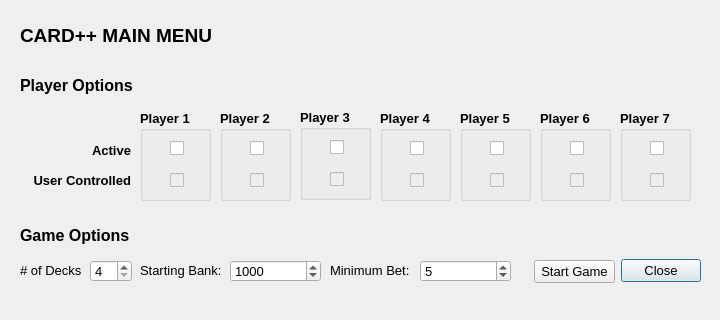
<?xml version="1.0" encoding="UTF-8"?>
<ui version="4.0">
 <class>mainMenu</class>
 <widget class="QDialog" name="mainMenu">
  <property name="geometry">
   <rect>
    <x>0</x>
    <y>0</y>
    <width>720</width>
    <height>320</height>
   </rect>
  </property>
  <property name="minimumSize">
   <size>
    <width>720</width>
    <height>320</height>
   </size>
  </property>
  <property name="maximumSize">
   <size>
    <width>720</width>
    <height>320</height>
   </size>
  </property>
  <property name="windowTitle">
   <string>Card++ Main Menu</string>
  </property>
  <widget class="QDialogButtonBox" name="buttonBox">
   <property name="geometry">
    <rect>
     <x>620</x>
     <y>250</y>
     <width>81</width>
     <height>41</height>
    </rect>
   </property>
   <property name="font">
    <font>
     <pointsize>10</pointsize>
    </font>
   </property>
   <property name="orientation">
    <enum>Qt::Horizontal</enum>
   </property>
   <property name="standardButtons">
    <set>QDialogButtonBox::Close</set>
   </property>
  </widget>
  <widget class="QLabel" name="mainMenuLabel">
   <property name="geometry">
    <rect>
     <x>20</x>
     <y>20</y>
     <width>261</width>
     <height>31</height>
    </rect>
   </property>
   <property name="font">
    <font>
     <pointsize>14</pointsize>
     <weight>75</weight>
     <bold>true</bold>
    </font>
   </property>
   <property name="text">
    <string>CARD++ MAIN MENU</string>
   </property>
  </widget>
  <widget class="QLabel" name="numberOfDecksLabel">
   <property name="geometry">
    <rect>
     <x>20</x>
     <y>260</y>
     <width>71</width>
     <height>21</height>
    </rect>
   </property>
   <property name="font">
    <font>
     <pointsize>10</pointsize>
    </font>
   </property>
   <property name="text">
    <string># of Decks</string>
   </property>
  </widget>
  <widget class="QSpinBox" name="numberOfDecksSpinBox">
   <property name="geometry">
    <rect>
     <x>90</x>
     <y>260</y>
     <width>42</width>
     <height>22</height>
    </rect>
   </property>
   <property name="font">
    <font>
     <pointsize>10</pointsize>
    </font>
   </property>
   <property name="minimum">
    <number>4</number>
   </property>
   <property name="maximum">
    <number>8</number>
   </property>
  </widget>
  <widget class="QLabel" name="startingBankLabel">
   <property name="geometry">
    <rect>
     <x>140</x>
     <y>260</y>
     <width>91</width>
     <height>21</height>
    </rect>
   </property>
   <property name="font">
    <font>
     <pointsize>10</pointsize>
    </font>
   </property>
   <property name="text">
    <string>Starting Bank:</string>
   </property>
  </widget>
  <widget class="QLabel" name="minimumBetLabel">
   <property name="geometry">
    <rect>
     <x>330</x>
     <y>260</y>
     <width>91</width>
     <height>21</height>
    </rect>
   </property>
   <property name="font">
    <font>
     <pointsize>10</pointsize>
    </font>
   </property>
   <property name="text">
    <string>Minimum Bet:</string>
   </property>
  </widget>
  <widget class="QLabel" name="playerOptionsLabel">
   <property name="geometry">
    <rect>
     <x>20</x>
     <y>70</y>
     <width>261</width>
     <height>31</height>
    </rect>
   </property>
   <property name="font">
    <font>
     <pointsize>12</pointsize>
     <weight>75</weight>
     <bold>true</bold>
    </font>
   </property>
   <property name="text">
    <string>Player Options</string>
   </property>
  </widget>
  <widget class="QLabel" name="gameOptionsLabel">
   <property name="geometry">
    <rect>
     <x>20</x>
     <y>220</y>
     <width>261</width>
     <height>31</height>
    </rect>
   </property>
   <property name="font">
    <font>
     <pointsize>12</pointsize>
     <weight>75</weight>
     <bold>true</bold>
    </font>
   </property>
   <property name="text">
    <string>Game Options</string>
   </property>
  </widget>
  <widget class="QGroupBox" name="player1GroupBox">
   <property name="enabled">
    <bool>true</bool>
   </property>
   <property name="geometry">
    <rect>
     <x>140</x>
     <y>110</y>
     <width>71</width>
     <height>91</height>
    </rect>
   </property>
   <property name="font">
    <font>
     <pointsize>10</pointsize>
     <weight>75</weight>
     <bold>true</bold>
    </font>
   </property>
   <property name="title">
    <string>Player 1</string>
   </property>
   <widget class="QCheckBox" name="player1Active">
    <property name="geometry">
     <rect>
      <x>30</x>
      <y>30</y>
      <width>21</width>
      <height>17</height>
     </rect>
    </property>
    <property name="font">
     <font>
      <pointsize>10</pointsize>
      <weight>50</weight>
      <bold>false</bold>
     </font>
    </property>
    <property name="text">
     <string/>
    </property>
   </widget>
   <widget class="QCheckBox" name="player1UC">
    <property name="enabled">
     <bool>false</bool>
    </property>
    <property name="geometry">
     <rect>
      <x>30</x>
      <y>60</y>
      <width>16</width>
      <height>21</height>
     </rect>
    </property>
    <property name="font">
     <font>
      <pointsize>8</pointsize>
      <weight>50</weight>
      <bold>false</bold>
     </font>
    </property>
    <property name="text">
     <string/>
    </property>
    <property name="checkable">
     <bool>true</bool>
    </property>
   </widget>
  </widget>
  <widget class="QGroupBox" name="player2GroupBox">
   <property name="geometry">
    <rect>
     <x>220</x>
     <y>110</y>
     <width>71</width>
     <height>91</height>
    </rect>
   </property>
   <property name="font">
    <font>
     <pointsize>10</pointsize>
     <weight>75</weight>
     <bold>true</bold>
    </font>
   </property>
   <property name="title">
    <string>Player 2</string>
   </property>
   <widget class="QCheckBox" name="player2Active">
    <property name="geometry">
     <rect>
      <x>30</x>
      <y>30</y>
      <width>21</width>
      <height>17</height>
     </rect>
    </property>
    <property name="font">
     <font>
      <pointsize>8</pointsize>
      <weight>50</weight>
      <bold>false</bold>
     </font>
    </property>
    <property name="text">
     <string/>
    </property>
   </widget>
   <widget class="QCheckBox" name="player2UC">
    <property name="enabled">
     <bool>false</bool>
    </property>
    <property name="geometry">
     <rect>
      <x>30</x>
      <y>60</y>
      <width>21</width>
      <height>21</height>
     </rect>
    </property>
    <property name="font">
     <font>
      <pointsize>8</pointsize>
      <weight>50</weight>
      <bold>false</bold>
     </font>
    </property>
    <property name="text">
     <string/>
    </property>
   </widget>
  </widget>
  <widget class="QGroupBox" name="player3GroupBox">
   <property name="geometry">
    <rect>
     <x>300</x>
     <y>109</y>
     <width>71</width>
     <height>91</height>
    </rect>
   </property>
   <property name="font">
    <font>
     <pointsize>10</pointsize>
     <weight>75</weight>
     <bold>true</bold>
    </font>
   </property>
   <property name="title">
    <string>Player 3</string>
   </property>
   <widget class="QCheckBox" name="player3Active">
    <property name="geometry">
     <rect>
      <x>30</x>
      <y>30</y>
      <width>16</width>
      <height>17</height>
     </rect>
    </property>
    <property name="font">
     <font>
      <pointsize>8</pointsize>
      <weight>50</weight>
      <bold>false</bold>
     </font>
    </property>
    <property name="text">
     <string/>
    </property>
   </widget>
   <widget class="QCheckBox" name="player3UC">
    <property name="enabled">
     <bool>false</bool>
    </property>
    <property name="geometry">
     <rect>
      <x>30</x>
      <y>60</y>
      <width>16</width>
      <height>21</height>
     </rect>
    </property>
    <property name="font">
     <font>
      <pointsize>8</pointsize>
      <weight>50</weight>
      <bold>false</bold>
     </font>
    </property>
    <property name="text">
     <string/>
    </property>
   </widget>
  </widget>
  <widget class="QGroupBox" name="player4GroupBox">
   <property name="geometry">
    <rect>
     <x>380</x>
     <y>110</y>
     <width>71</width>
     <height>91</height>
    </rect>
   </property>
   <property name="font">
    <font>
     <pointsize>10</pointsize>
     <weight>75</weight>
     <bold>true</bold>
    </font>
   </property>
   <property name="title">
    <string>Player 4</string>
   </property>
   <widget class="QCheckBox" name="player4Active">
    <property name="geometry">
     <rect>
      <x>30</x>
      <y>30</y>
      <width>16</width>
      <height>17</height>
     </rect>
    </property>
    <property name="font">
     <font>
      <pointsize>8</pointsize>
      <weight>50</weight>
      <bold>false</bold>
     </font>
    </property>
    <property name="text">
     <string/>
    </property>
   </widget>
   <widget class="QCheckBox" name="player4UC">
    <property name="enabled">
     <bool>false</bool>
    </property>
    <property name="geometry">
     <rect>
      <x>30</x>
      <y>60</y>
      <width>16</width>
      <height>21</height>
     </rect>
    </property>
    <property name="font">
     <font>
      <pointsize>8</pointsize>
      <weight>50</weight>
      <bold>false</bold>
     </font>
    </property>
    <property name="text">
     <string/>
    </property>
   </widget>
  </widget>
  <widget class="QGroupBox" name="player5GroupBox">
   <property name="geometry">
    <rect>
     <x>460</x>
     <y>110</y>
     <width>71</width>
     <height>91</height>
    </rect>
   </property>
   <property name="font">
    <font>
     <pointsize>10</pointsize>
     <weight>75</weight>
     <bold>true</bold>
    </font>
   </property>
   <property name="title">
    <string>Player 5</string>
   </property>
   <widget class="QCheckBox" name="player5Active">
    <property name="geometry">
     <rect>
      <x>30</x>
      <y>30</y>
      <width>16</width>
      <height>17</height>
     </rect>
    </property>
    <property name="font">
     <font>
      <pointsize>8</pointsize>
      <weight>50</weight>
      <bold>false</bold>
     </font>
    </property>
    <property name="text">
     <string/>
    </property>
   </widget>
   <widget class="QCheckBox" name="player5UC">
    <property name="enabled">
     <bool>false</bool>
    </property>
    <property name="geometry">
     <rect>
      <x>30</x>
      <y>60</y>
      <width>16</width>
      <height>21</height>
     </rect>
    </property>
    <property name="font">
     <font>
      <pointsize>8</pointsize>
      <weight>50</weight>
      <bold>false</bold>
     </font>
    </property>
    <property name="text">
     <string/>
    </property>
   </widget>
  </widget>
  <widget class="QGroupBox" name="player7GroupBox">
   <property name="geometry">
    <rect>
     <x>620</x>
     <y>110</y>
     <width>71</width>
     <height>91</height>
    </rect>
   </property>
   <property name="font">
    <font>
     <pointsize>10</pointsize>
     <weight>75</weight>
     <bold>true</bold>
    </font>
   </property>
   <property name="title">
    <string>Player 7</string>
   </property>
   <widget class="QCheckBox" name="player7Active">
    <property name="geometry">
     <rect>
      <x>30</x>
      <y>30</y>
      <width>21</width>
      <height>17</height>
     </rect>
    </property>
    <property name="font">
     <font>
      <pointsize>8</pointsize>
      <weight>50</weight>
      <bold>false</bold>
     </font>
    </property>
    <property name="text">
     <string/>
    </property>
   </widget>
   <widget class="QCheckBox" name="player7UC">
    <property name="enabled">
     <bool>false</bool>
    </property>
    <property name="geometry">
     <rect>
      <x>30</x>
      <y>60</y>
      <width>16</width>
      <height>21</height>
     </rect>
    </property>
    <property name="font">
     <font>
      <pointsize>8</pointsize>
      <weight>50</weight>
      <bold>false</bold>
     </font>
    </property>
    <property name="text">
     <string/>
    </property>
   </widget>
  </widget>
  <widget class="QGroupBox" name="player6GroupBox">
   <property name="geometry">
    <rect>
     <x>540</x>
     <y>110</y>
     <width>71</width>
     <height>91</height>
    </rect>
   </property>
   <property name="font">
    <font>
     <pointsize>10</pointsize>
     <weight>75</weight>
     <bold>true</bold>
    </font>
   </property>
   <property name="title">
    <string>Player 6</string>
   </property>
   <widget class="QCheckBox" name="player6Active">
    <property name="geometry">
     <rect>
      <x>30</x>
      <y>30</y>
      <width>16</width>
      <height>17</height>
     </rect>
    </property>
    <property name="font">
     <font>
      <pointsize>8</pointsize>
      <weight>50</weight>
      <bold>false</bold>
     </font>
    </property>
    <property name="text">
     <string/>
    </property>
   </widget>
   <widget class="QCheckBox" name="player6UC">
    <property name="enabled">
     <bool>false</bool>
    </property>
    <property name="geometry">
     <rect>
      <x>30</x>
      <y>60</y>
      <width>16</width>
      <height>21</height>
     </rect>
    </property>
    <property name="font">
     <font>
      <pointsize>8</pointsize>
      <weight>50</weight>
      <bold>false</bold>
     </font>
    </property>
    <property name="text">
     <string/>
    </property>
   </widget>
  </widget>
  <widget class="QSpinBox" name="startingBankSpinBox">
   <property name="geometry">
    <rect>
     <x>230</x>
     <y>260</y>
     <width>91</width>
     <height>22</height>
    </rect>
   </property>
   <property name="font">
    <font>
     <pointsize>10</pointsize>
    </font>
   </property>
   <property name="minimum">
    <number>0</number>
   </property>
   <property name="maximum">
    <number>9999999</number>
   </property>
   <property name="singleStep">
    <number>1000</number>
   </property>
   <property name="value">
    <number>1000</number>
   </property>
  </widget>
  <widget class="QSpinBox" name="minimumBetSpinBox">
   <property name="geometry">
    <rect>
     <x>420</x>
     <y>260</y>
     <width>91</width>
     <height>22</height>
    </rect>
   </property>
   <property name="font">
    <font>
     <pointsize>10</pointsize>
    </font>
   </property>
   <property name="minimum">
    <number>0</number>
   </property>
   <property name="maximum">
    <number>9999999</number>
   </property>
   <property name="singleStep">
    <number>5</number>
   </property>
   <property name="value">
    <number>5</number>
   </property>
  </widget>
  <widget class="QLabel" name="label">
   <property name="geometry">
    <rect>
     <x>80</x>
     <y>140</y>
     <width>51</width>
     <height>21</height>
    </rect>
   </property>
   <property name="font">
    <font>
     <pointsize>10</pointsize>
     <weight>75</weight>
     <bold>true</bold>
    </font>
   </property>
   <property name="text">
    <string>Active</string>
   </property>
   <property name="alignment">
    <set>Qt::AlignRight|Qt::AlignTrailing|Qt::AlignVCenter</set>
   </property>
  </widget>
  <widget class="QLabel" name="label_2">
   <property name="geometry">
    <rect>
     <x>20</x>
     <y>170</y>
     <width>111</width>
     <height>21</height>
    </rect>
   </property>
   <property name="font">
    <font>
     <pointsize>10</pointsize>
     <weight>75</weight>
     <bold>true</bold>
    </font>
   </property>
   <property name="text">
    <string>User Controlled</string>
   </property>
   <property name="alignment">
    <set>Qt::AlignRight|Qt::AlignTrailing|Qt::AlignVCenter</set>
   </property>
  </widget>
  <widget class="QPushButton" name="startButton">
   <property name="geometry">
    <rect>
     <x>534</x>
     <y>260</y>
     <width>81</width>
     <height>23</height>
    </rect>
   </property>
   <property name="font">
    <font>
     <pointsize>10</pointsize>
    </font>
   </property>
   <property name="text">
    <string>Start Game</string>
   </property>
  </widget>
  <zorder>player7GroupBox</zorder>
  <zorder>player6GroupBox</zorder>
  <zorder>player5GroupBox</zorder>
  <zorder>player3GroupBox</zorder>
  <zorder>player4GroupBox</zorder>
  <zorder>player2GroupBox</zorder>
  <zorder>player1GroupBox</zorder>
  <zorder>buttonBox</zorder>
  <zorder>mainMenuLabel</zorder>
  <zorder>numberOfDecksLabel</zorder>
  <zorder>numberOfDecksSpinBox</zorder>
  <zorder>startingBankLabel</zorder>
  <zorder>minimumBetLabel</zorder>
  <zorder>playerOptionsLabel</zorder>
  <zorder>gameOptionsLabel</zorder>
  <zorder>startingBankSpinBox</zorder>
  <zorder>minimumBetSpinBox</zorder>
  <zorder>label</zorder>
  <zorder>label_2</zorder>
  <zorder>startButton</zorder>
 </widget>
 <resources/>
 <connections>
  <connection>
   <sender>buttonBox</sender>
   <signal>accepted()</signal>
   <receiver>mainMenu</receiver>
   <slot>accept()</slot>
   <hints>
    <hint type="sourcelabel">
     <x>248</x>
     <y>254</y>
    </hint>
    <hint type="destinationlabel">
     <x>157</x>
     <y>274</y>
    </hint>
   </hints>
  </connection>
  <connection>
   <sender>buttonBox</sender>
   <signal>rejected()</signal>
   <receiver>mainMenu</receiver>
   <slot>reject()</slot>
   <hints>
    <hint type="sourcelabel">
     <x>316</x>
     <y>260</y>
    </hint>
    <hint type="destinationlabel">
     <x>286</x>
     <y>274</y>
    </hint>
   </hints>
  </connection>
 </connections>
</ui>
